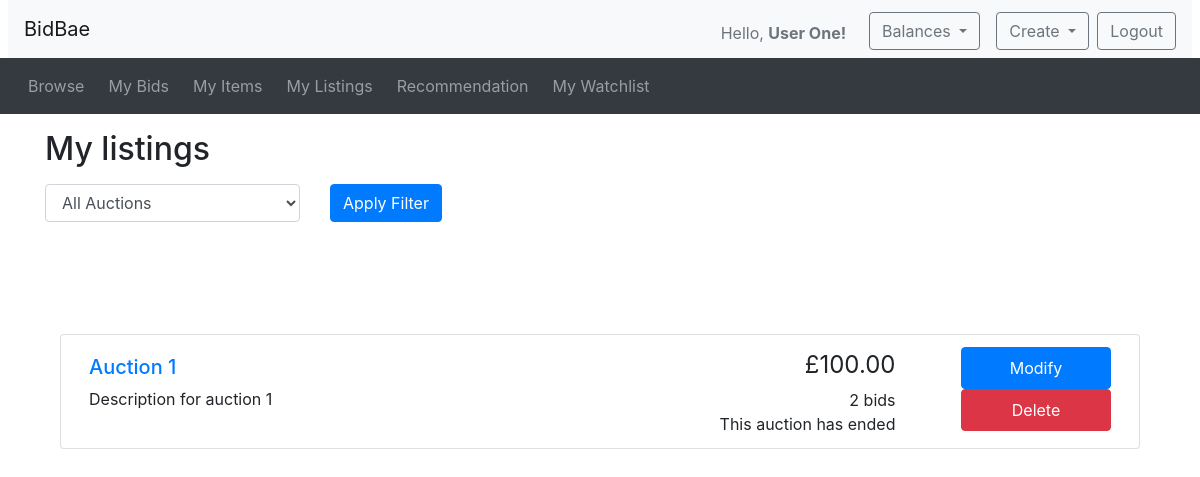
The app's page /mylistings.php (signed in) with its own data.
### tables this page shows
CREATE TABLE IF NOT EXISTS Auction (
    id INT NOT NULL AUTO_INCREMENT,
    reserved_price FLOAT(2),
    start_price FLOAT(2) NOT NULL,
    end_price FLOAT(2),
    current_price FLOAT(2) NOT NULL,
    start_time DATETIME,
    end_time DATETIME,
    status ENUM('INIT', 'IN_PROGRESS', 'DONE', 'DISCARDED') NOT NULL,
    seller_id INT NOT NULL,
    description VARCHAR(255) NOT NULL,
    title VARCHAR(40) NOT NULL,
    PRIMARY KEY (id),
    FOREIGN KEY (seller_id) REFERENCES User(id) ON DELETE CASCADE
);

### database_functions.php (called while the page is built, shortened)
<?php
include_once('database.php');
function getUserAuctionsByFilter($user_id, $filter)
{
    global $connection;
    $allowed_filters = ['live', 'ended', 'all', 'not_started'];
    $sql_query = "SELECT auc.id AS auction_id, auc.title, auc.description, auc.status, auc.current_price, auc.end_time, count(bid.id) as num_bids
  FROM Auction AS auc
  LEFT JOIN Bid as bid on bid.auction_id = auc.id
  WHERE auc.seller_id = $user_id";
    $sql_query .= " GROUP BY auc.id";
    $result = $connection->query($sql_query);
    $user_auctions = [];
    if ($result->num_rows > 0) {
        while ($row = $result->fetch_assoc()) {
            $user_auctions[] = $row;
        }
    }
    return $user_auctions;
}
?>

### mylistings.php (the view, shortened to what this page needs)
<?php
include_once("header.php");
include_once("utilities.php");
include_once("database_functions.php");
$user_id = $_SESSION['id'];
?>
<?php
function modifyDeleteAuctions($auction_id, $title, $desc, $price, $num_bids, $end_time, $status)
{
  if (strlen($desc) > 150) {
    $desc_shortened = substr($desc, 0, 150) . '...';
  } else {
    $desc_shortened = $desc;
  }
  if ($num_bids == 1) {
    $bid = ' bid';
  } else {
    $bid = ' bids';
  }
  $now = new DateTime();
  if ($now > $end_time) {
    $time_remaining = 'This auction has ended';
  } else {
    $time_to_end = date_diff($now, $end_time);
    $time_remaining = display_time_remaining($time_to_end) . ' remaining';
  }
  echo ('
  <li class="list-group-item row d-flex justify-content-between">
    <div class="p-2 mr-5 text-left col-6" style="max-width: 400px;">
      <h5><a href="listing.php?auction_id=' . $auction_id . '">' . $title . '</a></h5>
      <div style="overflow: hidden; text-overflow: ellipsis; white-space: nowrap; max-width: 400px;">
        ' . $desc_shortened . '
      </div>
    </div>
    <div class="text-right col-4">
      <div style="font-size: 1.5em; margin-bottom: 5px;">£' . number_format($price, 2) . '</div>
      <div>' . $num_bids . $bid . '</div>
      <div>' . $time_remaining . '</div>
    </div>');
  if ($status === "INIT") {
    echo ('<div class="text-center col-2">
      <a href="modify_auction.php?auction_id=' . $auction_id . '" class="btn btn-primary" style="margin:5px background-color: ##63db67; padding: 8px 25px; width: 150px">Modify</a>
      <br/>
      <a href="delete_auction.php?auction_id=' . $auction_id . '" class="btn btn-danger submit" style="margin:5px background-color: #f56056; padding: 8px 25px; width: 150px">Delete</a>
    </div>
 </li>');
  } else {
    echo ('<div class="text-center col-2">
      <a href="modify_auction.php?auction_id=' . $auction_id . '" class="btn btn-primary" style="margin:5px background-color: ##63db67; padding: 8px 25px; width: 150px">Modify</a>
      <br/>
      <a href="delete_auction.php?auction_id=' . $auction_id . '" class="btn btn-danger submit" style="margin:5px background-color: #f56056; padding: 8px 25px; width: 150px">Delete</a>
    </div>
 </li>');
  }
}
?>
<div class="container">
  <h2 class="my-3">My listings</h2>
  <form id="filterForm" method="get" action="mylistings.php">
    <div class="row mb-3">
      <div class="col-md-3">
        <div class="form-group">
          <select class="form-control" id="filter_by" name="filter_by">
            <option value="all" <?php echo (!isset($_GET['filter_by']) || $_GET['filter_by'] === 'all') ? 'selected' : ''; ?>>All Auctions</option>
          </select>
        </div>
      </div>
      <div class="col-md-3">
        <button type="submit" class="btn btn-primary">Apply Filter</button>
      </div>
    </div>
  </form>
  <div class="container mt-5">
    <ul class="list-group" id="auctions_container">
      <?php
      $filter_by = isset($_GET['filter_by']) ? $_GET['filter_by'] : 'all';
      $user_auctions = getUserAuctionsByFilter($user_id, $filter_by);
      if (empty($user_auctions)) {
        echo '<div class="alert alert-info" role="alert">You have no listings.</div>';
      } else {
        echo '<div class="container mt-5">';
        echo '<ul class="list-group">';
        foreach ($user_auctions as $auction) {
          $auction_id = $auction['auction_id'];
          $title = $auction['title'];
          $description = $auction['description'];
          $current_price = $auction['current_price'];
          $num_bids = $auction['num_bids'];
          $end_date = new DateTime($auction['end_time']);
          $status = $auction['status'];
          modifyDeleteAuctions($auction_id, $title, $description, $current_price, $num_bids, $end_date, $status);
        }
        echo '</ul>';
        echo '</div>';
      }
      ?>
    </ul>
  </div>
  <?php include_once("footer.php") ?>

### records on screen
auction: title "Auction 1", description "Description for auction 1", current_price "100.00", num_bids "2", bid "bids", $auction_id 1 (drawn)

### other values on screen
$display_name "User One"
